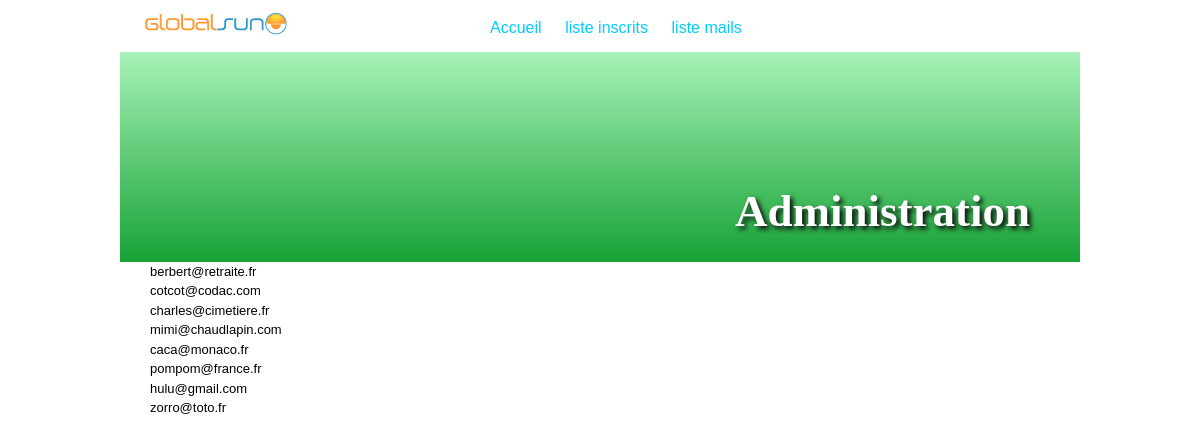
/Admin/liste_mails.php (signed in), run on the app's committed database.
### tables this page shows
CREATE TABLE IF NOT EXISTS `newsletter` (
  `id` int(11) NOT NULL AUTO_INCREMENT,
  `nom` text NOT NULL,
  `prenom` text NOT NULL,
  `email` text NOT NULL,
  `sexe` text,
  `date_insccription` date NOT NULL,
  PRIMARY KEY (`id`)
);

### Admin/liste_mails.php (the view, shortened to what this page needs)
<?php require_once('../Connections/newsletter.php'); ?>
<?php
$query_liste_mails = "SELECT email FROM newsletter ORDER BY nom ASC";
$liste_mails = mysql_query($query_liste_mails, $newsletter) or die(mysql_error());
$row_liste_mails = mysql_fetch_assoc($liste_mails);
?>
<!DOCTYPE HTML>
<html lang="fr">
<head>
<link href="../css/base.css" rel="stylesheet" type="text/css" />
<link href="../css/admin.css" rel="stylesheet" type="text/css">
</head>
<body>
<div id="page">
<nav><?php include 'navadmin.inc.php'; ?>
</nav>
<header><h1>Administration</h1></header>
<article>
<div id="gauche">
  <?php do { ?>
    <p><?php echo $row_liste_mails['email']; ?></p>
    <?php } while ($row_liste_mails = mysql_fetch_assoc($liste_mails)); ?>
    </div>
</article>
</div>
</body>
</html>

### css/base.css (style rules this page uses)
body { font-family: Verdana, Geneva, sans-serif; font-size: small; line-height: 1.5em; overflow: scroll; }
header, section, footer, aside, nav, article, figure { display: block; }
#page { max-width: 960px; margin-right: auto; margin-left: auto; }
header { background-image: url(../img/promenade.jpg); height: 210px; }
article { padding-left: 30px; }
h1 { color: #FFF; font-size: 45px; font-family: Georgia, "Times New Roman", Times, serif; margin: 0; padding-top:150px; padding-right:50px; float:right; text-shadow: 3px 3px 5px #0a050a; filtre: ombre portée (color = #0a050a, OFFX =3, = Offy3); }
article div { float: left; }
#gauche { width: 34%; }

### css/admin.css (style rules this page uses)
header { background: url(../img/admin.png); }
p { margin: 0px; }

### data on the page
newsletter: email "berbert@retraite.fr"
newsletter: email "cotcot@codac.com"
newsletter: email "charles@cimetiere.fr"
newsletter: email "mimi@chaudlapin.com"
newsletter: email "caca@monaco.fr"
newsletter: email "pompom@france.fr"
newsletter: email "hulu@gmail.com"
newsletter: email "zorro@toto.fr"
